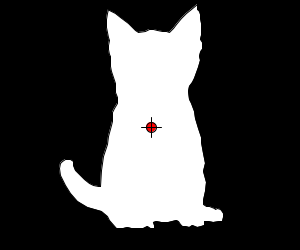
Frame 1 (no input)
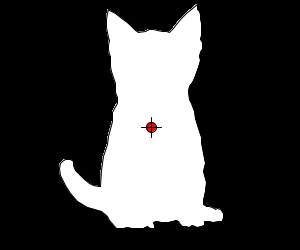
Frame 60 (the mouse pressed at the canvas centre just before this capture)
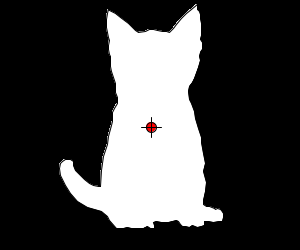
Frame 120 (the mouse held since frame 60 and released just before this capture)

The Processing sketch that drew these frames (run headless with seeded random() and noise(); from frame 60 on, the mouse is pressed at the canvas centre):

// Processing sketch: processing_78213
// ── processing_78213.pde

//Sarah Anderson, seanders
//ems2, hw 8d

int[] x ={
  197,197,199,200,200,201,201,201,200,202,
  202,202,201,200,199,200,198,194,192,189,
  188,189,191,194,195,198,201,201,203,205,
  203,206,205,203,203,206,209,214,215,217,
  220,221,223,223,222,219,213,208,204,204,
  201,197,192,189,185,182,180,178,176,168,
  161,156,153,154,154,150,147,143,141,134,
  131,127,123,116,109,107,101,87,77,70,65,
  60,59,60,62,65,70,73,73,75,79,84,89,93,
  98,100,101,103,107,108,111,112,112,112,
  114,117,117,115,115,115,111,110,110,110,
  110,109,108,108,109,108,107,106,106,106,
  107,108,109,115,120,128,135,138,145,149,
  153,157,162,166,169,173,176,181,186,191};
  
int[] y ={
  4,9,11,14,18,23,29,35,39,42,46,49,50,52,
  56,60,67,78,82,86,91,99,103,111,118,128,
  137,142,153,163,171,182,191,200,204,206,
  206,208,209,208,209,210,213,217,221,221,
  222,221,221,225,226,227,225,227,226,226,
  224,221,220,222,222,221,222,225,228,228,
  226,228,228,228,228,227,228,228,220,216,
  211,207,201,193,185,175,168,163,161,159,
  159,161,165,170,174,179,183,185,186,186,
  170,156,144,136,125,121,115,112,108,103,
  97,92,87,83,71,66,61,58,56,54,49,45,40,
  37,32,27,23,19,13,9,10,13,17,23,30,32,
  31,29,29,30,31,31,32,28,24,18,13,9};
  

void setup(){
  size(300,250);
  background(0);
  
}

void draw(){
  polygon();
  centroid();
}

void polygon(){
  fill(255);
  beginShape();
  for (int i=0; i<x.length; i++){
  vertex(x[i], y[i]);
  }  
  endShape(CLOSE);
}

void centroid(){
  int avgX=0;
  int avgY=0;
 for (int i=0; i<x.length; i++){
  avgX+=x[i];
  avgY+=y[i]; 
 } 
 avgX=avgX/x.length;
 avgY=avgY/y.length;
 fill(255,0,0);
 ellipse(avgX, avgY, 10,10);
 line(avgX, avgY-10, avgX, avgY+10);
 line(avgX-10, avgY, avgX+10, avgY);
}
